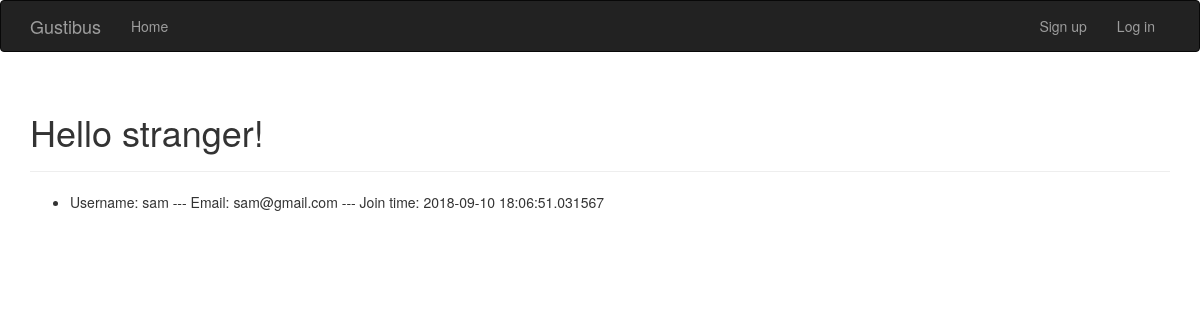
Before: / with the older database file.
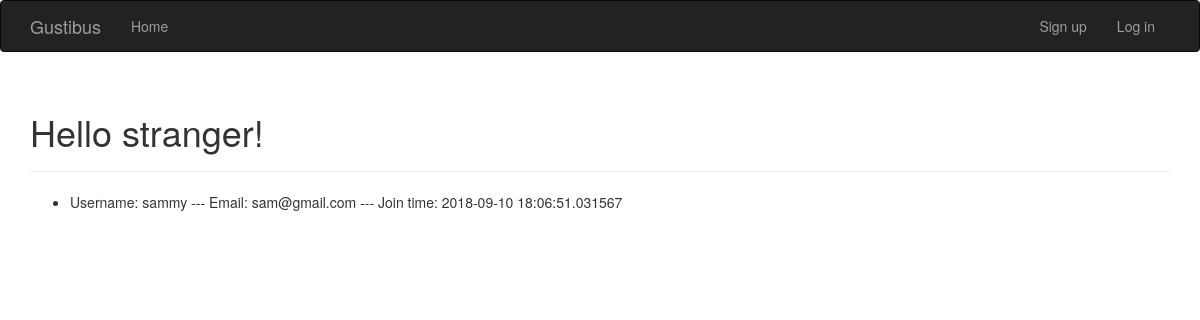
After: the same page with the newer database file.
### app/models.py (models this page shows, shortened)
class User(UserMixin, db.Model):
    __tablename__ = 'users'
    id = db.Column(db.Integer, primary_key=True)
    username = db.Column(db.String(80), unique=True, nullable=False, index=True)
    email = db.Column(db.String(120), unique=True, index=True)
    password_hash = db.Column(db.String(128))
    join_time = db.Column(db.DateTime, default=datetime.utcnow)
    last_seen = db.Column(db.DateTime, default=datetime.utcnow)
    entries = db.relationship('Entry', backref='user', lazy='dynamic')
    confirmed = db.Column(db.Boolean, default=False)
    @property
    def password(self):
        raise AttributeError('password is not a readable attribute')

### app/main/views.py (the view)
@main.route('/')
def index():
    users = User.query.all()
    return render_template('index.html', users=users)

### app/auth/views.py (called while the page is built)
@auth.before_app_request
def before_request():
    if current_user.is_authenticated:
        current_user.ping()
        if not current_user.confirmed \
            and request.endpoint \
            and request.blueprint != 'auth' \
            and request.endpoint != 'static':
            return redirect(url_for('auth.unconfirmed'))

### app/templates/index.html
{% extends "base.html" %}
{% block page_content %}
<div class="page-header">
  <h1>Hello {% if current_user.is_anonymous %}stranger!{% else %}{{ current_user.username }}!{% endif %}</h1>
</div>{% if users %}
<div>
  <ul>
    {% for user in users %}
      <li>Username: {{user.username}} --- Email: {{user.email}} --- Join time: {{user.join_time}}</li>
    {% endfor %}
  </ul>
  {% endif %}
</div>
{% endblock %}

### app/templates/base.html (shortened to what this page needs)
{% extends "bootstrap/base.html" %}
{% import "bootstrap/wtf.html" as wtf %}
{% block navbar %}
<div class="navbar navbar-inverse" role="navigation">
  <div class="container">
      <div class="navbar-header">
        <a class="navbar-brand" href="/">Gustibus</a>
    </div>
    <div class="navbar-collapse collapse">
      <ul class="nav navbar-nav">
        <li><a href="/">Home</a></li>
      </ul>
      <ul class="nav navbar-nav navbar-right">
        {% if current_user.is_authenticated %}
        <li class="dropdown">
            <a href="#" class="dropdown-toggle" data-toggle="dropdown">Account <b class="caret"></b></a>
            <ul class="dropdown-menu">
              <li><a href="{{ url_for('auth.change_username') }}">Change Username</a></li>
              <li><a href="{{ url_for('auth.change_password') }}">Change Password</a></li>
              <li><a href="{{ url_for('auth.logout') }}">Log Out</a></li>
            </ul>
        </li>
        {% else %}
        <li><a href="{{ url_for('auth.registration') }}">Sign up</a></li>
        <li><a href="{{ url_for('auth.login') }}">Log in</a></li>
        {% endif %}
    </div>
  </div>
</div>
{% endblock %}
{% block content %}
<div class="container">
    {% block page_content %}{% endblock %}
</div>
{% endblock %}

Changed rows visible on the page:
changed User "sam@gmail.com": username "sam" → "sammy"
